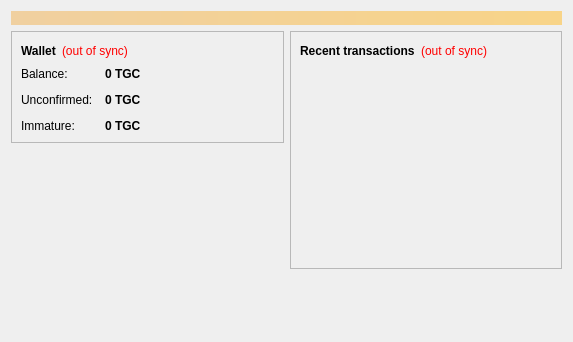
<?xml version="1.0" encoding="UTF-8"?>
<ui version="4.0">
 <class>OverviewPage</class>
 <widget class="QWidget" name="OverviewPage">
  <property name="geometry">
   <rect>
    <x>0</x>
    <y>0</y>
    <width>573</width>
    <height>342</height>
   </rect>
  </property>
  <property name="windowTitle">
   <string>Form</string>
  </property>
  <layout class="QVBoxLayout" name="topLayout">
   <item>
    <widget class="QLabel" name="labelAlerts">
     <property name="visible">
      <bool>false</bool>
     </property>
     <property name="styleSheet">
      <string notr="true">background-color: qlineargradient(x1: 0, y1: 0, x2: 1, y2: 0, stop:0 #F0D0A0, stop:1 #F8D488); color:#000000;</string>
     </property>
     <property name="wordWrap">
      <bool>true</bool>
     </property>
     <property name="margin">
      <number>3</number>
     </property>
    </widget>
   </item>
   <item>
    <layout class="QHBoxLayout" name="horizontalLayout" stretch="1,1">
     <item>
      <layout class="QVBoxLayout" name="verticalLayout_2">
       <item>
        <widget class="QFrame" name="frame">
         <property name="frameShape">
          <enum>QFrame::StyledPanel</enum>
         </property>
         <property name="frameShadow">
          <enum>QFrame::Raised</enum>
         </property>
         <layout class="QVBoxLayout" name="verticalLayout_4">
          <item>
           <layout class="QHBoxLayout" name="horizontalLayout_4">
            <item>
             <widget class="QLabel" name="label_5">
              <property name="font">
               <font>
                <weight>75</weight>
                <bold>true</bold>
               </font>
              </property>
              <property name="text">
               <string>Wallet</string>
              </property>
             </widget>
            </item>
            <item>
             <widget class="QLabel" name="labelWalletStatus">
              <property name="toolTip">
               <string>The displayed information may be out of date. Your wallet automatically synchronizes with the Taggchain network after a connection is established, but this process has not completed yet.</string>
              </property>
              <property name="styleSheet">
               <string notr="true">QLabel { color: red; }</string>
              </property>
              <property name="text">
               <string notr="true">(out of sync)</string>
              </property>
              <property name="alignment">
               <set>Qt::AlignLeading|Qt::AlignLeft|Qt::AlignVCenter</set>
              </property>
             </widget>
            </item>
            <item>
             <spacer name="horizontalSpacer_2">
              <property name="orientation">
               <enum>Qt::Horizontal</enum>
              </property>
              <property name="sizeHint" stdset="0">
               <size>
                <width>40</width>
                <height>20</height>
               </size>
              </property>
             </spacer>
            </item>
           </layout>
          </item>
          <item>
           <layout class="QFormLayout" name="formLayout_2">
            <property name="fieldGrowthPolicy">
             <enum>QFormLayout::AllNonFixedFieldsGrow</enum>
            </property>
            <property name="horizontalSpacing">
             <number>12</number>
            </property>
            <property name="verticalSpacing">
             <number>12</number>
            </property>
            <item row="0" column="0">
             <widget class="QLabel" name="label">
              <property name="text">
               <string>Balance:</string>
              </property>
             </widget>
            </item>
            <item row="0" column="1">
             <widget class="QLabel" name="labelBalance">
              <property name="font">
               <font>
                <weight>75</weight>
                <bold>true</bold>
               </font>
              </property>
              <property name="cursor">
               <cursorShape>IBeamCursor</cursorShape>
              </property>
              <property name="toolTip">
               <string>Your current balance</string>
              </property>
              <property name="text">
               <string notr="true">0 TGC</string>
              </property>
              <property name="textInteractionFlags">
               <set>Qt::LinksAccessibleByMouse|Qt::TextSelectableByKeyboard|Qt::TextSelectableByMouse</set>
              </property>
             </widget>
            </item>
            <item row="1" column="0">
             <widget class="QLabel" name="label_3">
              <property name="text">
               <string>Unconfirmed:</string>
              </property>
             </widget>
            </item>
            <item row="1" column="1">
             <widget class="QLabel" name="labelUnconfirmed">
              <property name="font">
               <font>
                <weight>75</weight>
                <bold>true</bold>
               </font>
              </property>
              <property name="cursor">
               <cursorShape>IBeamCursor</cursorShape>
              </property>
              <property name="toolTip">
               <string>Total of transactions that have yet to be confirmed, and do not yet count toward the current balance</string>
              </property>
              <property name="text">
               <string notr="true">0 TGC</string>
              </property>
              <property name="textInteractionFlags">
               <set>Qt::LinksAccessibleByMouse|Qt::TextSelectableByKeyboard|Qt::TextSelectableByMouse</set>
              </property>
             </widget>
            </item>
            <item row="2" column="0">
             <widget class="QLabel" name="labelImmatureText">
              <property name="text">
               <string>Immature:</string>
              </property>
             </widget>
            </item>
            <item row="2" column="1">
             <widget class="QLabel" name="labelImmature">
              <property name="font">
               <font>
                <weight>75</weight>
                <bold>true</bold>
               </font>
              </property>
              <property name="toolTip">
               <string>Mined balance that has not yet matured</string>
              </property>
              <property name="text">
               <string notr="true">0 TGC</string>
              </property>
              <property name="textInteractionFlags">
               <set>Qt::LinksAccessibleByMouse|Qt::TextSelectableByKeyboard|Qt::TextSelectableByMouse</set>
              </property>
             </widget>
            </item>
           </layout>
          </item>
         </layout>
        </widget>
       </item>
	   <item>
        <widget class="QLabel" name="label_wallet_bgcoin">
         <property name="text">
          <string/>
         </property>
         <property name="pixmap">
          <pixmap resource="../bitcoin.qrc">:/images/wallet_bgcoin</pixmap>
         </property>
         <property name="scaledContents">
          <bool>false</bool>
         </property>
         <property name="alignment">
          <set>Qt::AlignCenter</set>
         </property>
         <property name="margin">
          <number>70</number>
         </property>
        </widget>
       </item>
       <item>
        <spacer name="verticalSpacer">
         <property name="orientation">
          <enum>Qt::Vertical</enum>
         </property>
         <property name="sizeHint" stdset="0">
          <size>
           <width>20</width>
           <height>40</height>
          </size>
         </property>
        </spacer>
       </item>
      </layout>
     </item>
     <item>
      <layout class="QVBoxLayout" name="verticalLayout_3">
       <item>
        <widget class="QFrame" name="frame_2">
         <property name="frameShape">
          <enum>QFrame::StyledPanel</enum>
         </property>
         <property name="frameShadow">
          <enum>QFrame::Raised</enum>
         </property>
         <layout class="QVBoxLayout" name="verticalLayout">
          <item>
           <layout class="QHBoxLayout" name="horizontalLayout_2">
            <item>
             <widget class="QLabel" name="label_4">
              <property name="text">
               <string>&lt;b&gt;Recent transactions&lt;/b&gt;</string>
              </property>
             </widget>
            </item>
            <item>
             <widget class="QLabel" name="labelTransactionsStatus">
              <property name="toolTip">
               <string>The displayed information may be out of date. Your wallet automatically synchronizes with the Taggchain network after a connection is established, but this process has not completed yet.</string>
              </property>
              <property name="styleSheet">
               <string notr="true">QLabel { color: red; }</string>
              </property>
              <property name="text">
               <string notr="true">(out of sync)</string>
              </property>
              <property name="alignment">
               <set>Qt::AlignRight|Qt::AlignTrailing|Qt::AlignVCenter</set>
              </property>
             </widget>
            </item>
            <item>
             <spacer name="horizontalSpacer">
              <property name="orientation">
               <enum>Qt::Horizontal</enum>
              </property>
              <property name="sizeHint" stdset="0">
               <size>
                <width>40</width>
                <height>20</height>
               </size>
              </property>
             </spacer>
            </item>
           </layout>
          </item>
          <item>
           <widget class="QListView" name="listTransactions">
            <property name="styleSheet">
             <string notr="true">QListView { background: transparent; }</string>
            </property>
            <property name="frameShape">
             <enum>QFrame::NoFrame</enum>
            </property>
            <property name="verticalScrollBarPolicy">
             <enum>Qt::ScrollBarAlwaysOff</enum>
            </property>
            <property name="horizontalScrollBarPolicy">
             <enum>Qt::ScrollBarAlwaysOff</enum>
            </property>
            <property name="selectionMode">
             <enum>QAbstractItemView::NoSelection</enum>
            </property>
           </widget>
          </item>
         </layout>
        </widget>
       </item>
       <item>
        <spacer name="verticalSpacer_2">
         <property name="orientation">
          <enum>Qt::Vertical</enum>
         </property>
         <property name="sizeHint" stdset="0">
          <size>
           <width>20</width>
           <height>40</height>
          </size>
         </property>
        </spacer>
       </item>
      </layout>
     </item>
    </layout>
   </item>
  </layout>
 </widget>
 <resources/>
 <connections/>
</ui>
